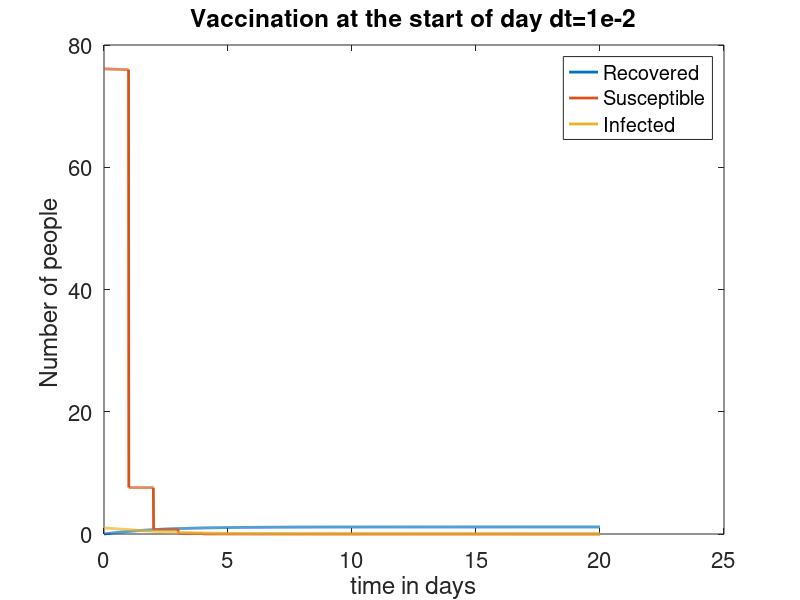

This chart was generated by the following MATLAB code:
% check unit of time

clear
close all

total_population= 762;

total_time=20;
dt=1e-2;

N= total_time/dt;

sigma=0.5;
beta=0.00218;

S= zeros(N,1);
I=zeros(N,1);
R=zeros(N,1);
t= zeros(N,1);

S(1)= total_population-1;
I(1)=1;

count = N/20;

for i=1:N
  
if count== (N/20) % each day 20% susceptible vaccinated

    count = 0;
    S(i)= 0.10*S(i);
end
    
count =count+1;


R(i+1) = R(i) + sigma*I(i)*dt;

I(i+1)= I(i) +dt*( beta*I(i)*S(i) - sigma*I(i) );

S(i+1)= S(i) - dt*beta*I(i)*S(i);

t(i+1)= t(i)+ dt;

end

set(0,'DefaultAxesFontSize',16);

p1=plot(t,R,'LineWidth',2);


hold on;

p2=plot(t,S,'LineWidth',2);

hold on

p3= plot(t,I,'LineWidth',2);

title('Vaccination at the start of day dt=1e-2');
xlabel('time in days');
ylabel('Number of people ');

legend('Recovered','Susceptible','Infected');
